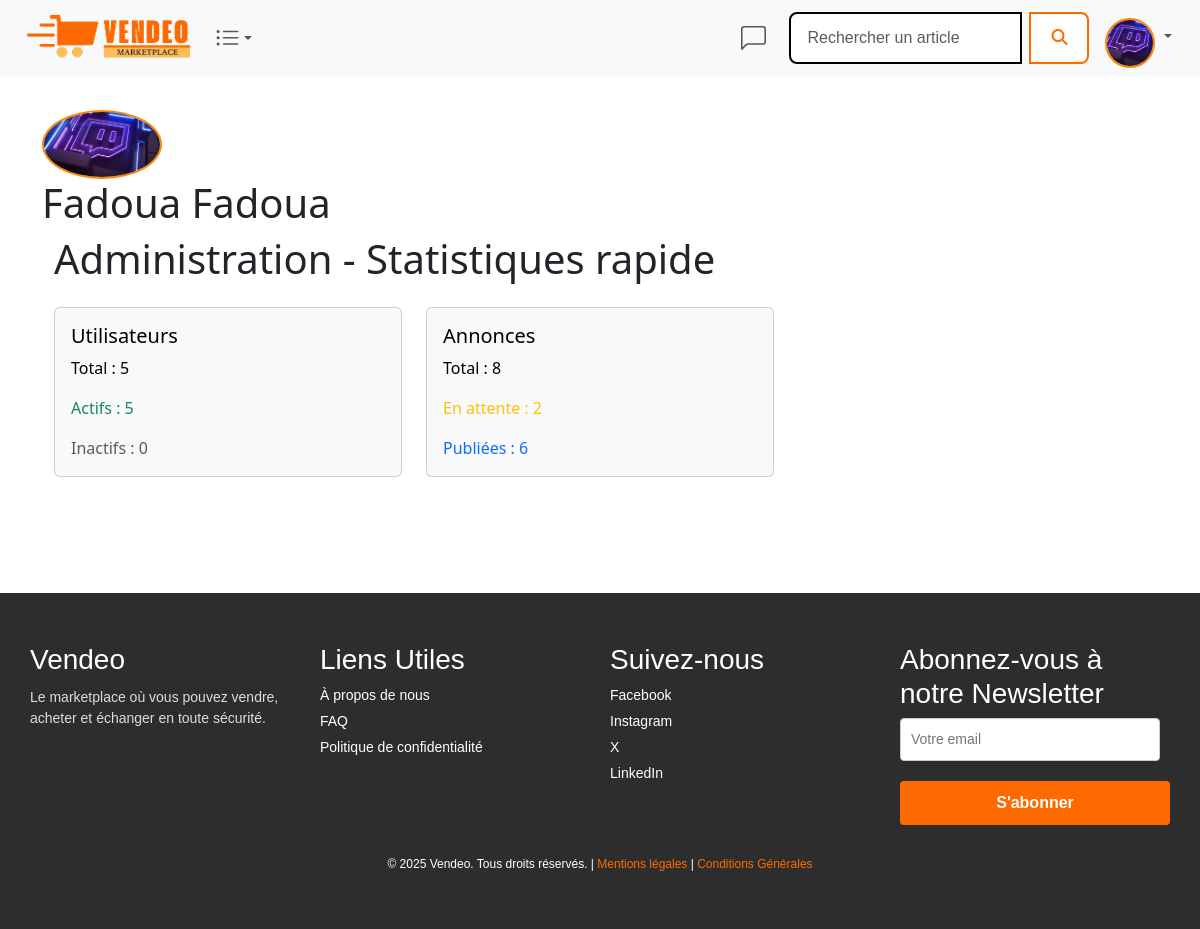
Page /connect/admin/compteadmin.php (signed in) on the committed database.
### tables this page shows
CREATE TABLE IF NOT EXISTS `tbl_users` (
  `id_user` int NOT NULL AUTO_INCREMENT,
  `nom_user` varchar(40) NOT NULL,
  `prenom_user` varchar(40) NOT NULL,
  `surname_user` varchar(50) DEFAULT NULL,
  `mail_user` varchar(50) NOT NULL,
  `phone_user` varchar(20) DEFAULT NULL,
  `birthday_user` date DEFAULT NULL,
  `password_user` varchar(250) NOT NULL,
  `role_user` int NOT NULL DEFAULT '0',
  `avatar_user` varchar(500) DEFAULT NULL,
  `createdate_user` datetime NOT NULL,
  `modifdate_user` datetime NOT NULL,
  `active_user` int NOT NULL DEFAULT '1',
  PRIMARY KEY (`id_user`),
  UNIQUE KEY `mail_user` (`mail_user`),
  UNIQUE KEY `unique_mail_user` (`mail_user`),
  KEY `fk_role` (`role_user`)
);

### connect/admin/compteadmin.php (the view, shortened to what this page needs)
<?php
$page = 'adminaccount';
$servername = "localhost";
$username = "root";
$password = "";
$dbname = "db_market";
$conn = new mysqli($servername, $username, $password, $dbname);
$result = $conn->query("SELECT COUNT(*) FROM tbl_users");
$row = $result->fetch_row();
$totalUsers = $row[0];
$result = $conn->query("SELECT COUNT(*) FROM tbl_users WHERE active_user = 1");
$row = $result->fetch_row();
$actifs = $row[0];
$result = $conn->query("SELECT COUNT(*) FROM tbl_users WHERE active_user = 0");
$row = $result->fetch_row();
$inactifs = $row[0];
$result = $conn->query("SELECT COUNT(*) FROM tbl_produit");
$row = $result->fetch_row();
$totalAnnonces = $row[0];
$result = $conn->query("SELECT COUNT(*) FROM tbl_produit WHERE active_produit = 0");
$row = $result->fetch_row();
$enAttente = $row[0];
$result = $conn->query("SELECT COUNT(*) FROM tbl_produit WHERE active_produit = 1");
$row = $result->fetch_row();
$publiées = $row[0];
?>
<?php include('../head.php'); ?>
<?php include('../../nav.php'); ?>
<div class="profile-container container" style="padding-top:100px;margin-bottom:100px">
    <div class="profile-header">
        <?php
        $storedPath = $user['avatar_user'] ?? '';
        if (!empty($storedPath) && strpos($storedPath, 'C:/wamp64/www') !== false) {
            $relativePath = str_replace('C:/wamp64/www', '', $storedPath);
        } else {
            $relativePath = "/marketplace/uploads/" . $storedPath;
        }
        $fullPath = $_SERVER['DOCUMENT_ROOT'] . $relativePath;
        $avatarUrl = (!empty($relativePath) && file_exists($fullPath)) ? $relativePath : "https://cdn-icons-png.flaticon.com/512/63/63699.png";
        ?>
        <img class="avatar" style="width:120px" src="<?php echo $avatarUrl; ?>" alt="Photo de profil" class="profile-photo">
        <div class="profile-info">
            <h1 class="name"><?php echo $user['prenom_user'] . ' ' . $user['nom_user']; ?></h1>
        </div>
    </div>
    <div class="container">
        <h1 class="mb-4">Administration - Statistiques rapide</h1>
    <div class="row mb-4">
            <div class="col-md-4">
                <div class="card text-bg-light mb-3">
                    <div class="card-body">
                        <h5 class="card-title">Utilisateurs</h5>
                        <p class="card-text">Total : <?= $totalUsers ?></p>
                        <p class="card-text text-success">Actifs : <?= $actifs ?></p>
                        <p class="card-text text-muted">Inactifs : <?= $inactifs ?></p>
                    </div>
                </div>
            </div>
            <div class="col-md-4">
                <div class="card text-bg-light mb-3">
                    <div class="card-body">
                        <h5 class="card-title">Annonces</h5>
                        <p class="card-text">Total : <?= $totalAnnonces ?></p>
                        <p class="card-text text-warning">En attente : <?= $enAttente ?></p>
                        <p class="card-text text-primary">Publiées : <?= $publiées ?></p>
                    </div>
                </div>
            </div>
        </div>
    </div>
</div>
<?php include('../../footer.php'); ?>

### nav.php (shortened to what this page needs)
<nav class="navbar fixed-top navbar-expand-lg bg-body-tertiary" >
      <div class="container-fluid">
        <a href="/marketplace/accueil.php" class="navbar-brand" style="padding-right:0;"><img img src="/marketplace/uploads/logo.png" width="25%" alt="logo" class="logo"></a>
        <div class="collapse navbar-collapse" id="navbarNav">
          <ul class="navbar-nav me-auto">
            <?php
            require_once __DIR__ . '/connect/connect.php';
            ?>
            <li class="nav-item dropdown">
              <a class="d-flex align-items-center justify-content-center nav-link dropdown-toggle <?php if($page == 'categories') echo 'active'; ?>" href="#" role="button" data-bs-toggle="dropdown" aria-expanded="false">
              </a>
            </li>
          </ul>
          <ul class="navbar-nav ms-auto d-flex align-items-center">
            <li class="nav-item d-flex align-items-center">
              <a style="margin-right:15px" class="d-flex align-items-center justify-content-center nav-link <?php if($page == 'Chat') {echo 'active';}?>" href="/marketplace/messagerie.php">
              </a>
            </li>
            <li>
            <form action = "/marketplace/category/bdr/verif-form.php" method = "get" class="w-100 me-3" style="max-width: 300px;">
              <div class="input-group connectsearch">
                <input class="connectform form-control me-2" type="search" name="terme" placeholder="Rechercher un article" aria-label="Search">
                <button type="submit" name="s" value="Rechercher" class="connectbtn btn btn-dark">
                  <i class="fa-solid fa-magnifying-glass"></i>
                </button>
              </div>
            </form>
            </li>
            <?php if (isset($_SESSION['id_user'])): ?>
            <?php
            $stmt = $db->prepare("SELECT * FROM tbl_users WHERE id_user = ?");
            $stmt->execute([$_SESSION['id_user']]);
            $user = $stmt->fetch(PDO::FETCH_ASSOC);
            $storedPath = $user['avatar_user'] ?? '';
            if (!empty($storedPath) && strpos($storedPath, 'C:/wamp64/www') !== false) {
                $relativePath = str_replace('C:/wamp64/www', '', $storedPath);
            } else {
                $relativePath = "/marketplace/uploads/" . $storedPath;
            }
            $fullPath = $_SERVER['DOCUMENT_ROOT'] . $relativePath;
            if (!empty($storedPath) && file_exists($fullPath)) {
                $avatarUrl = $relativePath;
            } else {
                $avatarUrl = "https://cdn-icons-png.flaticon.com/512/63/63699.png";
            }
            ?>
            <li class="nav-item dropdown d-flex align-items-center me-3">
                <a class="nav-link dropdown-toggle p-0" href="#" id="profileDropdown" role="button" data-bs-toggle="dropdown" aria-expanded="false" style="border: none; background: none;">
                    <img src="<?= $avatarUrl ?>" alt="Profil" class="rounded-circle avatar" style="width:50px; height:50px; object-fit:cover;">
                </a>
            </li>
        <?php endif; ?>
          </ul>
        </div>
      </div>
    </nav>

### css/connect.css (style rules this page uses)
a { text-decoration: none; color: black; }
form { display: flex; flex-direction: column; gap: 20px; }
button { background-color: #ff8800; color: #fff; border: none; border-radius: 8px; padding: 12px 20px; font-size: 1rem; font-weight: 600; cursor: pointer; transition: background-color 0.3s ease; }
img.avatar { border-radius: 50%; margin-top: 10px; border: 2px solid #ff8800; }
.navbar .connectsearch .connectbtn { border-radius: 8px; padding: 12px 20px; background-color: white; border: 2px solid #ff6a00; color: #ff6a00; font-weight: 600; transition: all 0.3s ease; }
.navbar-brand img.logo { max-height: 50px; width: auto; }
.navbar .connectform { padding: 12px 16px; border: 2px solid #000; border-radius: 8px 0 0 8px; background-color: white; color: #1e1e1e; box-shadow: none; flex-grow: 1; }
.navbar { font-family: 'Poppins', sans-serif; margin: 25; padding: 25; box-sizing: border-box; }
.navbar .connectsearch { width: 100%; max-width: 400px; display: flex; justify-content: center; }
.navbar .connectsearch { display: flex; width: 100%; }

### rows in the picture
tbl_users: avatar_user (picture), prenom_user "Fadoua", nom_user "Fadoua"

### other values in the picture
$totalUsers "5"
$actifs "5"
$inactifs "0"
$totalAnnonces "8"
$enAttente "2"
$publiées "6"
